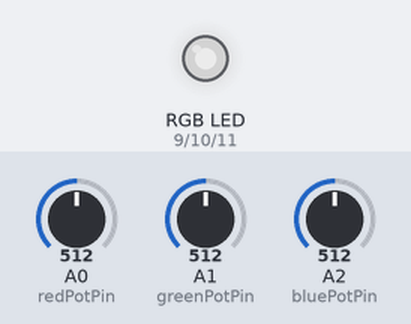
Bench run of a sketch on a simulated Arduino Uno, built with avr-gcc and run on an emulated ATmega328P. Shown: an RGB LED mixed from three pins (HIGH = lit). The test bench sets the inputs (shaded band); at power-on: A0 (redPotPin) = 512, A1 (greenPotPin) = 512, A2 (bluePotPin) = 512. Dim RGB values are drawn brighter than linear.

Above: at 1.2 s.
1.3 s: A0 (redPotPin) set to 716
At 1.8 s:
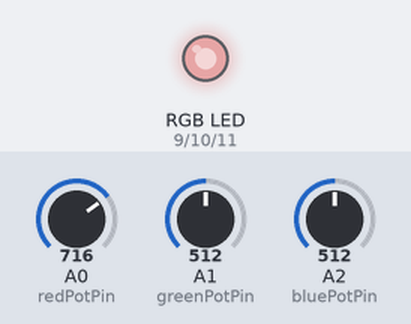
2.8 s: A1 (greenPotPin) set to 716
At 4.0 s:
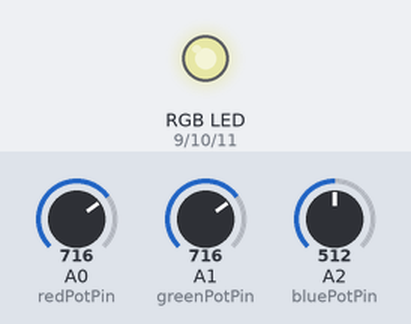
4.3 s: A2 (bluePotPin) set to 716
At 5.2 s:
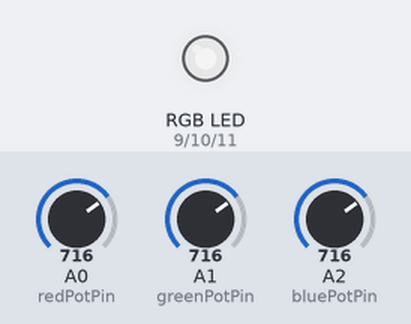
5.8 s: A0 (redPotPin) set to 900
At 6.4 s:
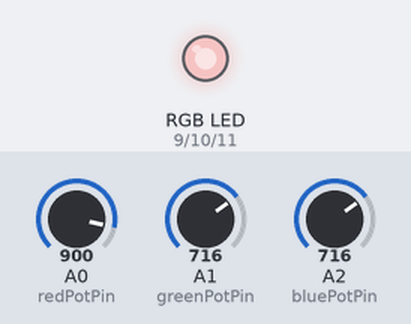
7.3 s: A1 (greenPotPin) set to 900
At 8.5 s:
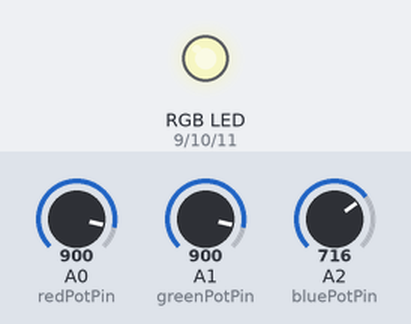
8.8 s: A2 (bluePotPin) set to 900
At 9.9 s:
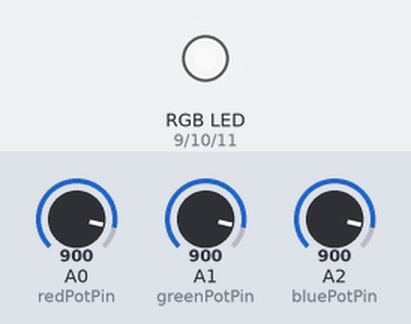
Timing chart, 0 to 11.3 s (numbered marks = the images above; inputs shaded):
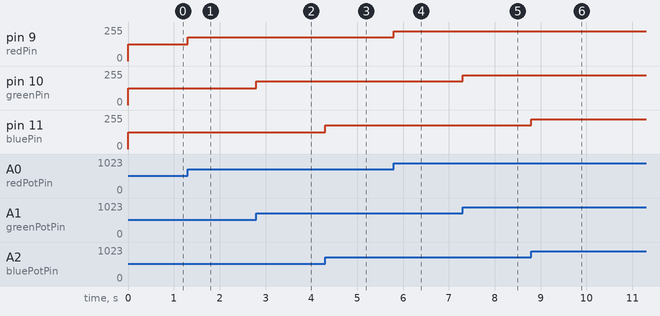

The sketch:

iot_practical9.ino
```cpp
/*

9. Write a program to control the color of the LED by turning 3 different
potentiometers. One will be read for the value of Red, one for the value of Green,
and one for the value of Blue

*/

// Define the pins for the RGB LED
const int redPin = 9;
const int greenPin = 10;
const int bluePin = 11;

// Define the pins for the potentiometers
const int redPotPin = A0;
const int greenPotPin = A1;
const int bluePotPin = A2;

void setup() {
  // Set the RGB LED pins as outputs
  pinMode(redPin, OUTPUT);
  pinMode(greenPin, OUTPUT);
  pinMode(bluePin, OUTPUT);
}

void loop() {
  // Read the analog values from the potentiometers
  int redValue = analogRead(redPotPin);
  int greenValue = analogRead(greenPotPin);
  int blueValue = analogRead(bluePotPin);

  // Map the analog values (0-1023) to the corresponding PWM values (0-255)
  int redIntensity = map(redValue, 0, 1023, 0, 255);
  int greenIntensity = map(greenValue, 0, 1023, 0, 255);
  int blueIntensity = map(blueValue, 0, 1023, 0, 255);

  // Set the brightness of the RGB LED using PWM
  analogWrite(redPin, redIntensity);
  analogWrite(greenPin, greenIntensity);
  analogWrite(bluePin, blueIntensity);
}
```

Measured:
- after the input at 1.3 s, pin 9 (redPin): 127/255 → 178/255 at once
- after the input at 2.8 s, pin 10 (greenPin): 127/255 → 178/255 at once
- after the input at 4.3 s, pin 11 (bluePin): 127/255 → 178/255 at once
- after the input at 5.8 s, pin 9 (redPin): 178/255 → 224/255 at once
- after the input at 7.3 s, pin 10 (greenPin): 178/255 → 224/255 at once
- after the input at 8.8 s, pin 11 (bluePin): 178/255 → 224/255 at once
